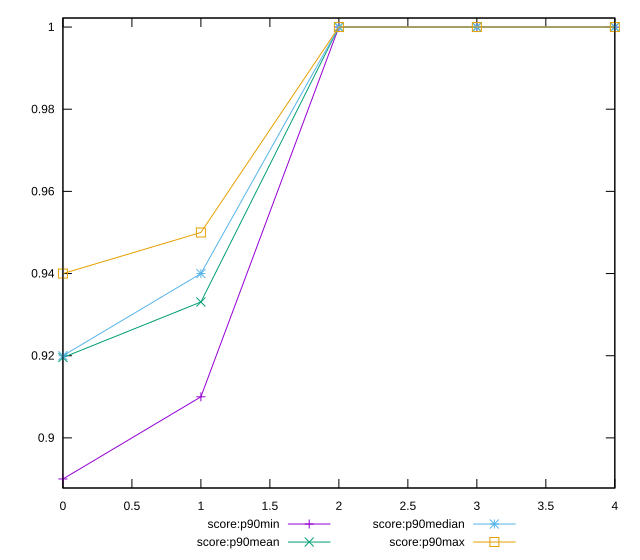

Here is the gnuplot script that generated this plot:
reset

$scoreP90Min <<EOF
0 0.89
1 0.91
2 1
3 1
4 1
EOF

$scoreP90Mean <<EOF
0 0.9195604395604401
1 0.933076923076923
2 1
3 1
4 1
EOF

$scoreP90Median <<EOF
0 0.92
1 0.94
2 1
3 1
4 1
EOF

$scoreP90Max <<EOF
0 0.94
1 0.95
2 1
3 1
4 1
EOF

set key outside below
set xrange [0:4]
set yrange [0.8878:1.0022]
set trange [0.8878:1.0022]
set terminal svg size 640, 560 enhanced background rgb 'white'
set output "report_00009_2021-02-08T22-37-41.559Z/bootup-time/progression/score.svg"

plot $scoreP90Min title "score:p90min" with linespoints, \
     $scoreP90Mean title "score:p90mean" with linespoints, \
     $scoreP90Median title "score:p90median" with linespoints, \
     $scoreP90Max title "score:p90max" with linespoints

reset
